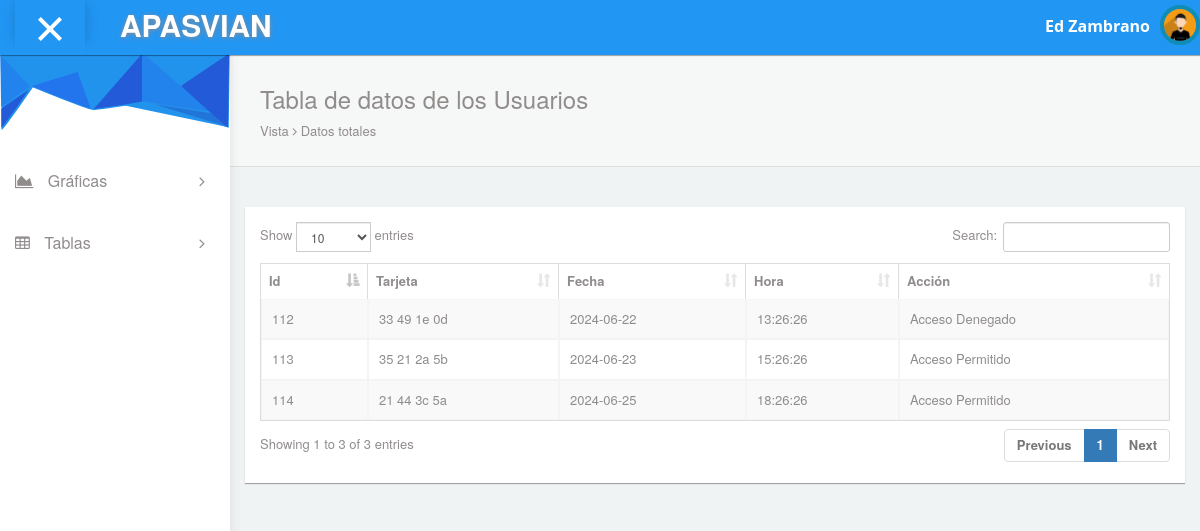
Page /Sitioweb-simulacion/datatables.php (signed in) on the committed database.
### tables this page shows
CREATE TABLE `users` (
  `id` int(11) NOT NULL,
  `username` varchar(50) NOT NULL COMMENT 'Nickname de Usuario',
  `email` varchar(200) NOT NULL COMMENT 'Correos',
  `password` varchar(200) NOT NULL COMMENT 'Contraseñas',
  `usrest` int(11) NOT NULL DEFAULT 1 COMMENT 'Estatus de Permiso'
);

CREATE TABLE `accesos` (
  `id` int(11) NOT NULL,
  `tarjeta` varchar(255) DEFAULT NULL,
  `fecha` date DEFAULT NULL,
  `hora` time DEFAULT NULL,
  `accion` int(11) DEFAULT NULL
);

### Sitioweb-simulacion/datatables.php (the view, shortened to what this page needs)
<?php
require 'database.php';
$userId = $_SESSION['user_id'];
$query = "SELECT id, username FROM users WHERE id = :id";
$stmt = $conn->prepare($query);
$stmt->bindParam(':id', $userId);
$stmt->execute();
$user = $stmt->fetch(PDO::FETCH_ASSOC);
$username = $user ? $user['username'] : "Usuario Desconocido";
$query = "SELECT id, tarjeta, fecha, hora, accion FROM accesos";
$stmt = $conn->prepare($query);
$stmt->execute();
$accesos = $stmt->fetchAll(PDO::FETCH_ASSOC);
?>
<!DOCTYPE html>
<html lang="es">
<head>
  <link rel="stylesheet" type="text/css" href="asset/css/bootstrap.min.css">
  <link rel="stylesheet" type="text/css" href="asset/css/plugins/font-awesome.min.css"/>
  <link rel="stylesheet" type="text/css" href="asset/css/plugins/datatables.bootstrap.min.css"/>
  <link rel="stylesheet" type="text/css" href="asset/css/plugins/animate.min.css"/>
  <link href="asset/css/style.css" rel="stylesheet">
</head>
<body id="mimin" class="dashboard">
  <nav class="navbar navbar-default header navbar-fixed-top">
    <div class="col-md-12 nav-wrapper">
      <div class="navbar-header" style="width:100%;">
        <div class="opener-left-menu is-open">
          <span class="bottom"></span>
        </div>
        <a href="indexAdmin.php" class="navbar-brand">
          <b>APASVIAN</b>
        </a>
        <ul class="nav navbar-nav navbar-right user-nav">
          <li class="user-name"><span><?php echo $username; ?></span></li>
          <li class="dropdown avatar-dropdown">
            <img src="asset/img/avatar.jpg" class="img-circle avatar" alt="user name" data-toggle="dropdown" aria-haspopup="true" aria-expanded="true"/>
          </li>
        </ul>
      </div>
    </div>
  </nav>
  <div class="container-fluid mimin-wrapper">
    <div id="left-menu">
      <div class="sub-left-menu scroll">
        <ul class="nav nav-list">
          <li><div class="left-bg"></div></li>
          <li class="ripple">
            <a class="tree-toggle nav-header">
              <span class="fa-area-chart fa"></span> Gráficas
              <span class="fa-angle-right fa right-arrow text-right"></span>
            </a>
          </li>
          <li class="ripple">
            <a class="tree-toggle nav-header">
              <span class="fa fa-table"></span> Tablas
              <span class="fa-angle-right fa right-arrow text-right"></span>
            </a>
          </li>
        </ul>
      </div>
    </div>
    <div id="content">
      <div class="panel box-shadow-none content-header">
        <div class="panel-body">
          <div class="col-md-12">
            <h3 class="animated fadeInLeft">Tabla de datos de los Usuarios</h3>
            <p class="animated fadeInDown">
              Vista <span class="fa-angle-right fa"></span> Datos totales
            </p>
          </div>
        </div>
      </div>
      <div class="col-md-12 top-20 padding-0">
        <div class="col-md-12">
          <div class="panel">
            <div class="panel-body">
              <div class="responsive-table">
                <table id="datatables-example" class="table table-striped table-bordered" width="100%" cellspacing="0">
                  <thead>
                    <tr>
                      <th>Id</th>
                      <th>Tarjeta</th>
                      <th>Fecha</th>
                      <th>Hora</th>
                      <th>Acción</th>
                    </tr>
                  </thead>
                  <tbody>
                    <?php foreach ($accesos as $acceso): ?>
                    <tr>
                      <td><?php echo htmlspecialchars($acceso['id']); ?></td>
                      <td><?php echo htmlspecialchars($acceso['tarjeta']); ?></td>
                      <td><?php echo htmlspecialchars($acceso['fecha']); ?></td>
                      <td><?php echo htmlspecialchars($acceso['hora']); ?></td>
                      <td><?php echo $acceso['accion'] == 1 ? 'Acceso Permitido' : 'Acceso Denegado'; ?></td>
                    </tr>
                    <?php endforeach; ?>
                  </tbody>
                </table>
              </div>
            </div>
          </div>
        </div>
      </div>
    </div>
  </div>
</body>
</html>

### rows in the picture
users: username "Ed Zambrano"
accesos: id "112", tarjeta "33 49 1e 0d", fecha "2024-06-22", hora "13:26:26", accion "Acceso Denegado"
accesos: id "113", tarjeta "35 21 2a 5b", fecha "2024-06-23", hora "15:26:26", accion "Acceso Permitido"
accesos: id "114", tarjeta "21 44 3c 5a", fecha "2024-06-25", hora "18:26:26", accion "Acceso Permitido"
